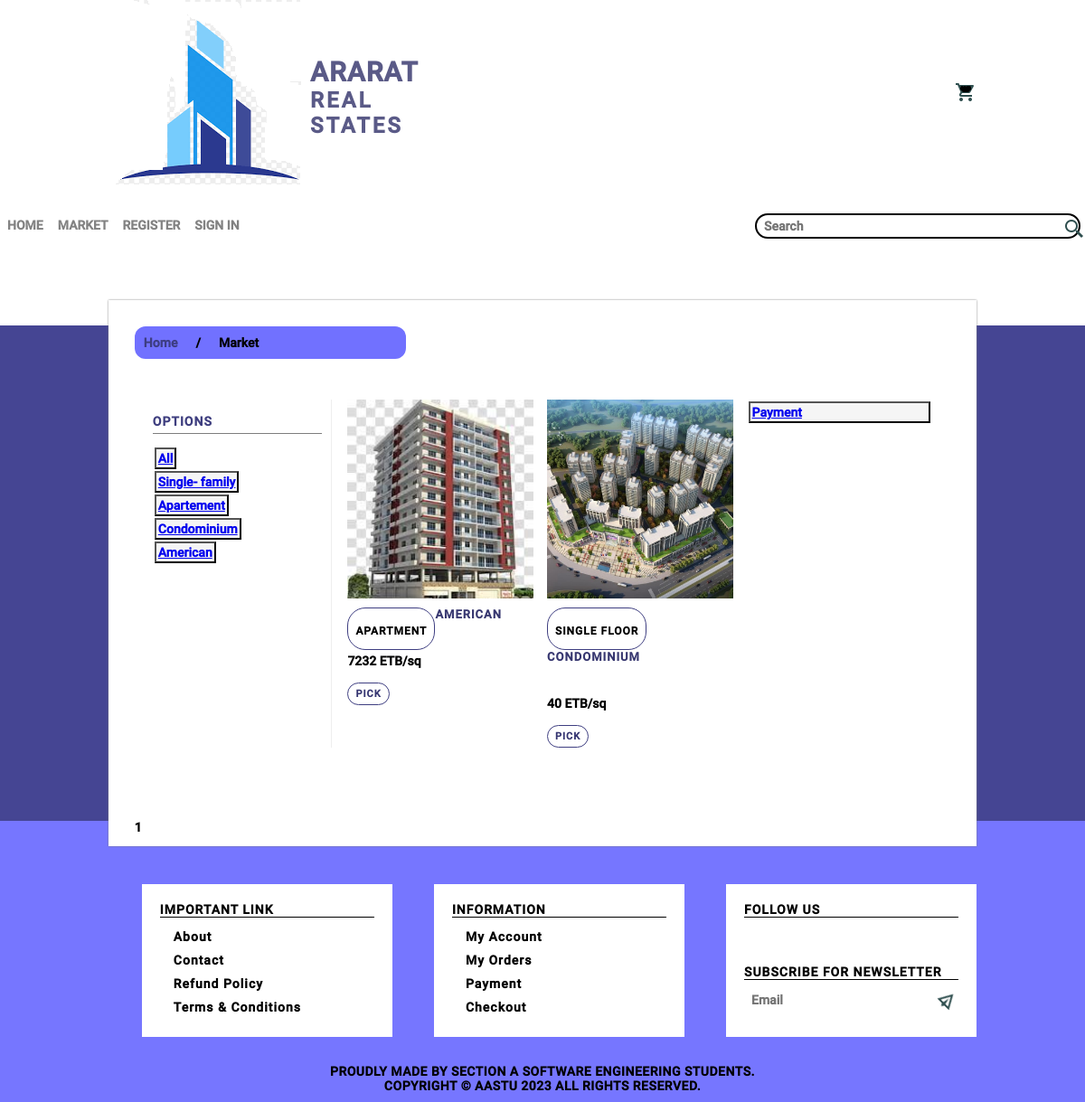
The page /pages/market.php on the database its author committed.
### tables this page shows
CREATE TABLE `categories` (
  `ID` int(30) NOT NULL,
  `cat_name` varchar(30) NOT NULL,
  `created_at` timestamp NOT NULL DEFAULT current_timestamp(),
  `updated_at` timestamp NOT NULL DEFAULT current_timestamp(),
  `price` int(11) NOT NULL
);

CREATE TABLE `house` (
  `ID` int(11) NOT NULL,
  `Name` varchar(30) NOT NULL,
  `Category` varchar(20) NOT NULL,
  `Quantity` int(25) NOT NULL,
  `Price` int(25) NOT NULL,
  `rental_price` float NOT NULL,
  `Picture` varchar(300) NOT NULL,
  `Description` mediumtext NOT NULL,
  `long_description` text NOT NULL,
  `Category_ID` int(11) NOT NULL,
  `Creation_time` timestamp NOT NULL DEFAULT current_timestamp(),
  `update_time` timestamp NOT NULL DEFAULT current_timestamp()
);

### pages/market.php (the view, shortened to what this page needs)
<?php require_once "../commons/Header.php";
?>
<?php
$items_per_page = 6;
$current_page =$_GET['page']  ?? 1;
$offset = ($current_page - 1) * $items_per_page;
?>
<?php
global $DB_Connector;
$total_items = mysqli_num_rows(mysqli_query($DB_Connector, "SELECT * FROM house"));
$total_pages = ceil($total_items / $items_per_page);
?>
<head>
    <link rel="stylesheet" type="text/css" href="../CSS/global.css"/>
    <link rel="stylesheet" type="text/css" href="../CSS/header.css">
    <link rel="stylesheet" type="text/css" href="../CSS/market.css"/>
    <link rel="stylesheet" type="text/css" href="../CSS/footer.css"/>
</head>
<body>
<div class="container">
    <main>
        <div class="breadcrumb">
            <ul>
                <li><a href="../index.php">Home</a></li>
                <li> /</li>
                <li>Market</li>
            </ul>
        </div>
        <div class="new-product-section shop">
            <div class="sidebar">
                <br>
                <div class="sidebar-widget">
                    <h3>Options</h3>
                    <ul>
                        <button><a href="market.php">All</a></button>
                        <?php
                        global $DB_Connector;
                        $catSelector = "SELECT * FROM categories";
                        $catQuery = mysqli_query($DB_Connector, $catSelector);
                        while ($categories = mysqli_fetch_assoc($catQuery)){ ?>
                        <button><a href="market.php?category=<?php echo $categories['cat_name']?>"><?php echo $categories['cat_name']?> </a></button>
                        <?php
                        }
                        ?>
                    </ul>
                </div>
            </div>
            <div class="product-content">
                <?php
                global $DB_Connector;
                $proSelector = "SELECT * FROM house LIMIT $items_per_page OFFSET $offset";
                $Query = mysqli_query($DB_Connector, $proSelector);
                ?>
                <?php while ($proShow = mysqli_fetch_assoc($Query)){
                    ?>
                <div class="product">
                    <a href="../functions/productDetails.php?pro_detail_id=<?php echo $proShow['ID'] ?>">
                        <img src="../admin/<?php echo $proShow['Picture']?>" alt="<?php echo $proShow['Name']?>"/>
                    </a>
                    <div class="product-detail">
                        <a href="../functions/productDetails.php?pro_detail_id=<?php echo $proShow['ID'] ?>"></br><h3><?php echo $proShow['Name']?></h3></a>
                        <h2><?php echo $proShow['Category'];
                                  echo "</br>"?></h2>
                        <h6><?php echo $proShow['Price']?> ETB/sq</h6><br>
                        <a name="add_to_cart" onclick="location.href='../functions/addToCart.php?cart_id=<?php echo $proShow['ID']?>&cart_name=<?php echo $proShow['Name'];?>&cart_price=<?php echo $proShow['Price'];?>&cart_photo=<?php echo $proShow['Picture'] ?>'">Pick</a>
                    </div>
                </div>
                <?php }
                ?>
                <button><a href="../pages/cart.php">Payment</a></button>
            </div>
        </div>
        <div class="pagination" style="float: left">
            <?php for ($i = 1; $i <= $total_pages; $i++) { ?>
                <?php if ($i == $current_page) { ?>
                    <span><?php echo $i; ?></span>
                <?php } else { ?>
                    <a href="?page=<?php echo $i; ?>"><?php echo $i; ?></a>
                <?php } ?>
            <?php } ?>
        </div>
    </main>
</div>
<?php require_once "../commons/footer.php"; ?>
</body>

### commons/Header.php (shortened to what this page needs)
<header>
    <div class="container">
        <div class="brand">
            <div class="logo">
                <?php
                if (basename(dirname($_SERVER['PHP_SELF']))==="ip1"){ ?>
                    <a href="index.php">
                        <img src="img/icons/online_shopping.png">
                        <div class="logo-text">
                            <p class="big-logo">ARARAT</p>
                            <p class="small-logo">REAL STATES</p>
                        </div>
                    </a>
                    <?php }
                else if (basename(dirname($_SERVER['PHP_SELF']))!=="ip1"){ ?>
                    <a href="../index.php">
                        <img src="../img/icons/online_shopping.png">
                        <div class="logo-text">
                            <p class="big-logo">ARARAT</p>
                            <p class="small-logo">REAL STATES</p>
                        </div>
                    </a>
              <?php  }
                ?>
            </div>
                <div class="dropdown">
                    <?php
                    if (basename(dirname($_SERVER['PHP_SELF']))==="ip1"){ ?>
                        <img src="img/icons/shopping_cart.png">
                    <div class="dropdown-menu">
                       <button style="color: green"> <a href="pages/cart.php"> Go To Cart</a></button>
                    </div>
                   <?php }
                    else if (basename(dirname($_SERVER['PHP_SELF']))!=="ip1"){ ?>
                        <img src="../img/icons/shopping_cart.png">
                  <?php  }
                    ?>
                </div>
            </div>
        </div>
        <div class="menu-bar">
            <div class="menu">
                <ul>
                    <?php
                    if (basename(dirname($_SERVER['PHP_SELF']))==="ip1"){ ?>
                       <li><a href="index.php">HOME</a></li>
                    <li><a href="pages/market.php">Market</a></li>
                    <li><a href="pages/register.php">Register</a></li>
                    <?php
                    if (!isset($_SESSION['logged_in'])){
                    ?>
                    <li><a href="pages/login.php">SIGN IN</a></li>
                    <?php } ?>
                   <?php }
                    else if (basename(dirname($_SERVER['PHP_SELF']))!=="ip1"){ ?>
                        <li><a href="../index.php">HOME</a></li>
                        <li><a href="../pages/market.php">Market</a></li>
                        <li><a href="../pages/register.php">Register</a></li>
                        <?php
                        if (!isset($_SESSION['logged_in'])){
                            ?>
                            <li><a href="../pages/login.php">SIGN IN</a></li>
                        <?php } ?>
                        <?php
                        }
                    ?>
                </ul>
            </div>
            <div class="search-bar">
                <form action="<?php if (basename(dirname($_SERVER['PHP_SELF'])) === "ip1") { ?>pages/market.php<?php }
                                else { ?> market.php<?php } ?>" method="get">
                    <div class="form-group">
                        <input type="text" class="form-control" name="search" id="searchInput" placeholder="Search">
                        <button type="submit" name="submit" style="background: none; border: none; padding: 0;">
                            <?php if (basename(dirname($_SERVER['PHP_SELF'])) === "ip1") { ?>
                                <img src="img/icons/search.png" id="searchIcon" alt="Search">
                            <?php } else { ?>
                                <img src="../img/icons/search.png" id="searchIcon" alt="Search">
                            <?php } ?>
                        </button>
                    </div>
                </form>
            </div>
        </div>
</header>

### commons/footer.php (shortened to what this page needs)
<footer>
    <div class="container">
        <div class="footer-widget">
            <div class="widget">
                <div class="widget-heading">
                    <h3>Important Link</h3>
                </div>
                <div class="widget-content">
                    <ul>
                        <?php
                        if (basename(dirname($_SERVER['PHP_SELF']))==="GM-IP-main"){ ?>
                            <li><a href="pages/about.php">About</a></li>
                            <li><a href="pages/contact.php">Contact</a></li>
                            <li><a href="pages/refund.php">Refund Policy</a></li>
                            <li><a href="pages/terms.php">Terms & Conditions</a></li>
                       <?php }
                        else { ?>
                            <li><a href="../pages/about.php">About</a></li>
                            <li><a href="../pages/contact.php">Contact</a></li>
                            <li><a href="../pages/refund.php">Refund Policy</a></li>
                            <li><a href="../pages/terms.php">Terms & Conditions</a></li>
                       <?php }
                        ?>
                    </ul>
                </div>
            </div>
            <div class="widget">
                <div class="widget-heading">
                    <h3>Information</h3>
                </div>
                <div class="widget-content">
                    <ul>
                        <?php
                        if (basename(dirname($_SERVER['PHP_SELF']))!=="GM-IP-main"){ ?>
                        <li><a href="../pages/account.php">My Account</a></li>
                        <li><a href="../pages/orders.php">My Orders</a></li>
                        <li><a href="../pages/cart.php">Payment</a></li>
                        <li><a href="../pages/checkout.php">Checkout</a></li>
                     <?php   }
                        ?>
                    </ul>
                </div>
            </div>
            <div class="widget">
                <div class="widget-heading">
                    <h3>Follow us</h3>
                </div>
                <div class="widget-content">
                    <div class="follow">
                        <ul>
                            <?php
                        if (basename(dirname($_SERVER['PHP_SELF']))==="ip1"){ ?>
                            <li><a href="#"><img src="img/icons/facebook.png"></a></li>
                            <li><a href="#"><img src="img/icons/twitter.png"></a></li>
                            <li><a href="#"><img src="img/icons/instagram.png"></a></li>
                       <?php }else{ ?>
                            <li><a href="#"><img src="../img/icons/facebook.png"></a></li>
                            <li><a href="#"><img src="../img/icons/twitter.png"></a></li>
                            <li><a href="#"><img src="../img/icons/instagram.png"></a></li>
                       <?php } ?>
                        </ul>
                    </div>
                </div>
                <div class="widget-heading">
                    <h3>Subscribe for Newsletter</h3>
                </div>
                <div class="widget-content">
                    <div class="subscribe">
                        <form>
                            <div class="form-group">
                                <input type="text" class="form-control" name="subscribe" placeholder="Email">
                                <img src="../img/icons/paper_plane.png">
                            </div>
                        </form>
                    </div>
                </div>
            </div>
        </div>
        <div class="footer-bar">
            <div class="copyright-text">
                <p>Proudly made by Section A Software Engineering Students.<br>
                    Copyright &copy; AASTU 2023 All Rights Reserved.</p>
            </div>
        </div>
    </div>
</footer>

### CSS/global.css (style rules this page uses)
* { padding: 0; margin: 0; font-family: Roboto, "Segoe UI", Verdana, sans-serif; font-size: 14px; font-weight: bold; box-sizing: border-box; }
body { width: 100%; height: 100vh; background-color: rgb(69, 69, 147); }
.container { width: 80%; margin: 0 auto; }
main { height: auto; background-color: var(--white); padding: 3%; margin-top: -2em; margin-bottom: -2em; box-shadow: 0 0 2px #808080; position: relative; z-index: 100; }
main .breadcrumb { background-color: var(--khaki); padding: 10px 0; margin-bottom: 25px; }
main .breadcrumb ul { display: flex; justify-content: flex-start; list-style: none; }
main .breadcrumb ul li { padding: 0 10px; }
main .breadcrumb ul li a { color: rgb(61, 61, 130); text-decoration: none; }
main .breadcrumb { border-radius: 12px; background-color: rgb(113, 113, 255); width:300px; }

### CSS/header.css (style rules this page uses)
header { height: 45%; background-color: white; }
header .brand { display: flex; justify-content: space-between; align-items: center; }
header .logo { width: 280px; height: auto; }
header .logo a { display: flex; align-items: center; text-decoration: none; }
header .logo img { margin-right: 10px; }
header .logo p.big-logo { font-size: 30px; font-weight: bold; color: rgb(90, 90, 135); text-transform: uppercase; letter-spacing: 1px; margin-top: 10px; }
header .logo p.small-logo { font-size: 24px; font-weight: bold; color: rgb(90, 90, 135); text-transform: uppercase; letter-spacing: 3px; }
header .dropdown { position: relative; display: inline-block; }
header .menu-bar { display: flex; justify-content: space-between; align-items: center; margin-top: 30px; }
header .menu ul { display: flex; justify-content: space-between; list-style: none; }
header .menu ul li a { text-decoration: none; padding: 8px; text-transform: uppercase; margin-bottom: 2px; border-bottom: 1px solid transparent; color: rgb(130, 130, 130); font-weight: bold; transition: 0.5s; }
header .search-bar { width: 30%; height: 30px; }
header .form-group { position: relative; }
header .form-group input { width: 100%; height: 28px; position: absolute; right: 5px; border: solid 2px black; border-radius: 30px; outline: 0; padding: 5px 8px; }
header .form-group img { position: absolute; right: 0px; top: 5px; cursor: pointer; }

### CSS/market.css (style rules this page uses)
main .new-product-section { padding: 20px; margin-top: 80px; margin-bottom: 60px; }
main .product-content { margin-top: 40px; display: grid; grid-template-columns: 1fr 1fr 1fr 1fr; grid-column-gap: 25px; grid-row-gap: 40px; }
main .product-content .product img { width: 100%; height: 220px; object-fit: cover; margin-bottom: 10px; }
main .product-content .product h3 { color: black; font-size: 12px; font-weight: bold; margin-bottom: 8px; text-transform: uppercase; letter-spacing: 1px; }
main .product-content .product h2 { color: rgb(55, 55, 112); font-size: 13px; font-weight: bold; margin-bottom: 20px; text-transform: uppercase; letter-spacing: 1px; }
main .product-content .product .product-detail a { float: left; color: rgb(53, 53, 113); background-color: transparent; font-size: 11px; font-weight: bold; text-transform: uppercase; text-decoration: none; letter-spacing: 1px; border: 1px solid rgb(62, 62, 129); border-radius: 20px; padding: 5px 8px; transition: 0.5s; }
main .new-product-section.shop { margin-top: 20px !important; display: flex; }
main .new-product-section.shop .sidebar { width: 23%; margin-right: 2%; border-right: 1px solid #eee; padding-right: 10px; }
main .new-product-section.shop .sidebar .sidebar-widget { margin-bottom: 15px; }
main .new-product-section.shop .sidebar .sidebar-widget h3 { text-transform: uppercase; font-weight: bold; letter-spacing: 1px; color: rgb(62, 62, 127); margin-bottom: 15px; padding-bottom: 5px; border-bottom: 1px solid rgb(125, 125, 125); }
main .new-product-section.shop .product-content { width: 75%; margin-top: 0px !important; display: grid; grid-template-columns: 1fr 1fr 1fr; grid-column-gap: 15px; grid-row-gap: 40px; }
main .breadcrumb { border-radius: 12px; background-color: rgb(113, 113, 255); width:300px; }

### pages/market.php (style rules this page uses)
button { display:flex; margin: 2px; padding: 2px; background:whitesmoke; height: 24px; }

### rows shown on the page
categories: cat_name "Single- family"
categories: cat_name "Apartement"
categories: cat_name "Condominium"
categories: cat_name "American"
house: Picture (picture), Name "APARTMENT", Category "AMERICAN", Price "7232"
house: Picture (picture), Name "SINGLE FLOOR", Category "CONDOMINIUM", Price "40"
